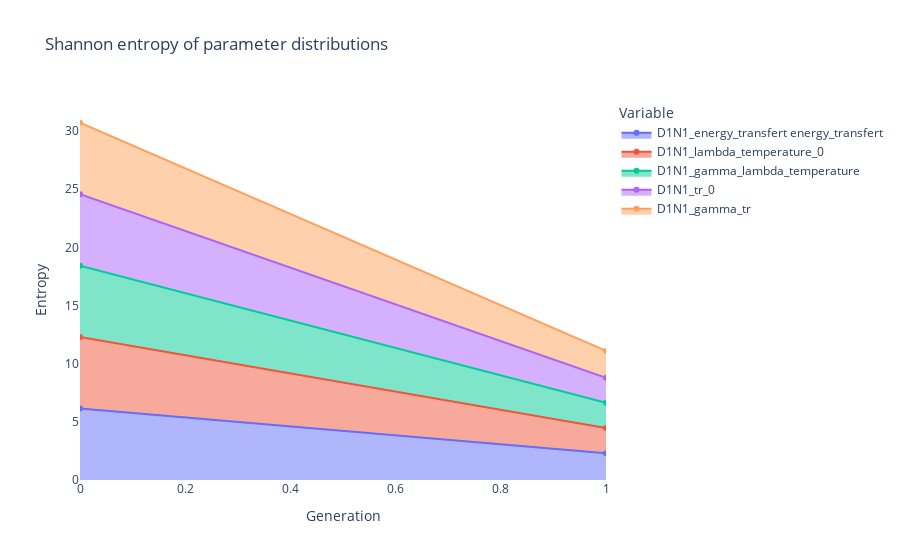

Here is the notebook cell this chart was saved with:
### Code cell
viewer.shannon_entropy(bins=100_000)

### Figure 1 — Plotly figure (JSON) as saved in the notebook; plotly's stock layout.template omitted (floating-point values rounded to 4 significant figures)
{"data": [{"fillpattern": {"shape": ""}, "hovertemplate": "Variable=D1N1_energy_transfert energy_transfert<br>Generation=%{x}<br>Entropy=%{y}<extra></extra>", "legendgroup": "D1N1_energy_transfert energy_transfert", "line": {"color": "#636efa"}, "marker": {"symbol": "circle"}, "mode": "lines+markers", "name": "D1N1_energy_transfert energy_transfert", "orientation": "v", "showlegend": true, "stackgroup": "1", "type": "scatter", "x": [0, 1], "xaxis": "x", "y": [6.143, 2.303], "yaxis": "y"}, {"fillpattern": {"shape": ""}, "hovertemplate": "Variable=D1N1_lambda_temperature_0<br>Generation=%{x}<br>Entropy=%{y}<extra></extra>", "legendgroup": "D1N1_lambda_temperature_0", "line": {"color": "#EF553B"}, "marker": {"symbol": "circle"}, "mode": "lines+markers", "name": "D1N1_lambda_temperature_0", "orientation": "v", "showlegend": true, "stackgroup": "1", "type": "scatter", "x": [0, 1], "xaxis": "x", "y": [6.139, 2.164], "yaxis": "y"}, {"fillpattern": {"shape": ""}, "hovertemplate": "Variable=D1N1_gamma_lambda_temperature<br>Generation=%{x}<br>Entropy=%{y}<extra></extra>", "legendgroup": "D1N1_gamma_lambda_temperature", "line": {"color": "#00cc96"}, "marker": {"symbol": "circle"}, "mode": "lines+markers", "name": "D1N1_gamma_lambda_temperature", "orientation": "v", "showlegend": true, "stackgroup": "1", "type": "scatter", "x": [0, 1], "xaxis": "x", "y": [6.139, 2.164], "yaxis": "y"}, {"fillpattern": {"shape": ""}, "hovertemplate": "Variable=D1N1_tr_0<br>Generation=%{x}<br>Entropy=%{y}<extra></extra>", "legendgroup": "D1N1_tr_0", "line": {"color": "#ab63fa"}, "marker": {"symbol": "circle"}, "mode": "lines+markers", "name": "D1N1_tr_0", "orientation": "v", "showlegend": true, "stackgroup": "1", "type": "scatter", "x": [0, 1], "xaxis": "x", "y": [6.143, 2.164], "yaxis": "y"}, {"fillpattern": {"shape": ""}, "hovertemplate": "Variable=D1N1_gamma_tr<br>Generation=%{x}<br>Entropy=%{y}<extra></extra>", "legendgroup": "D1N1_gamma_tr", "line": {"color": "#FFA15A"}, "marker": {"symbol": "circle"}, "mode": "lines+markers", "name": "D1N1_gamma_tr", "orientation": "v", "showlegend": true, "stackgroup": "1", "type": "scatter", "x": [0, 1], "xaxis": "x", "y": [6.143, 2.303], "yaxis": "y"}], "layout": {"legend": {"title": {"text": "Variable"}, "tracegroupgap": 0}, "plot_bgcolor": "rgba(0, 0, 0, 0)", "title": {"text": "Shannon entropy of parameter distributions"}, "xaxis": {"anchor": "y", "domain": [0, 1], "showgrid": false, "title": {"text": "Generation"}}, "yaxis": {"anchor": "x", "domain": [0, 1], "showgrid": false, "title": {"text": "Entropy"}}}}
